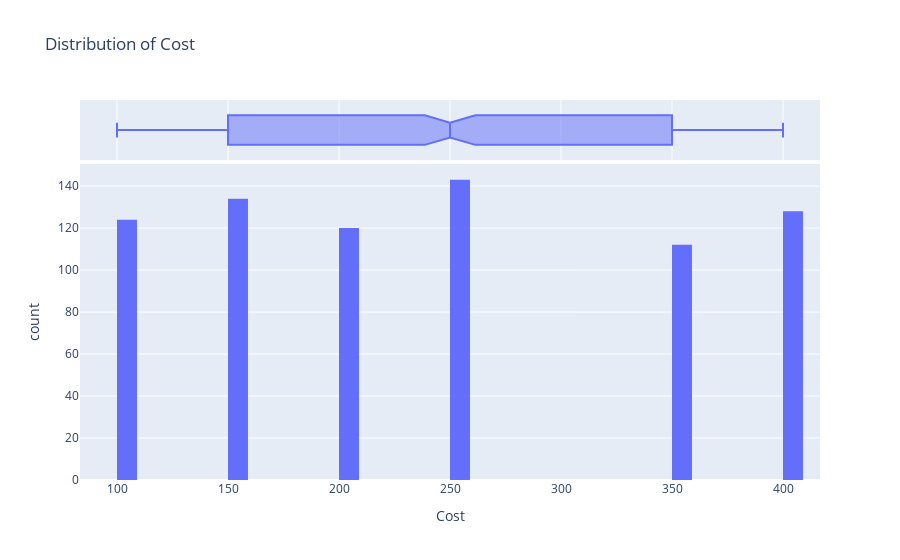
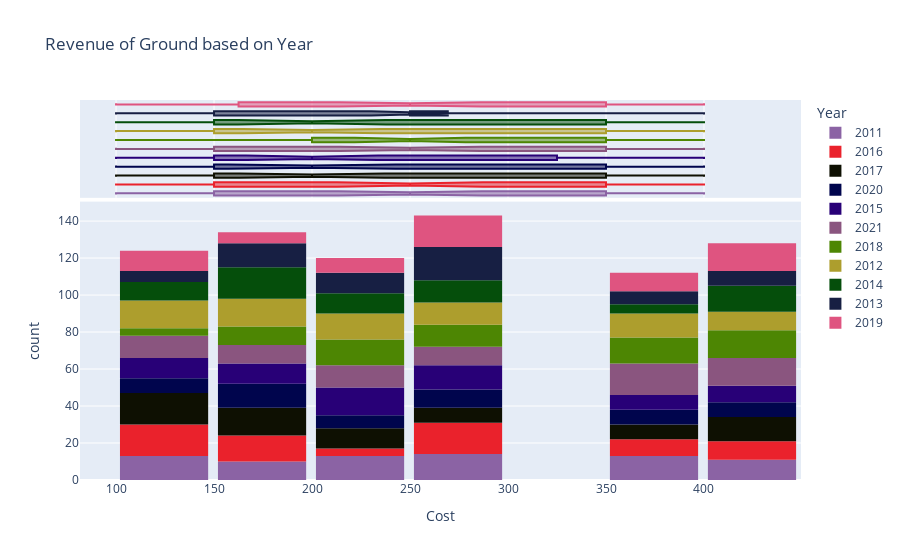
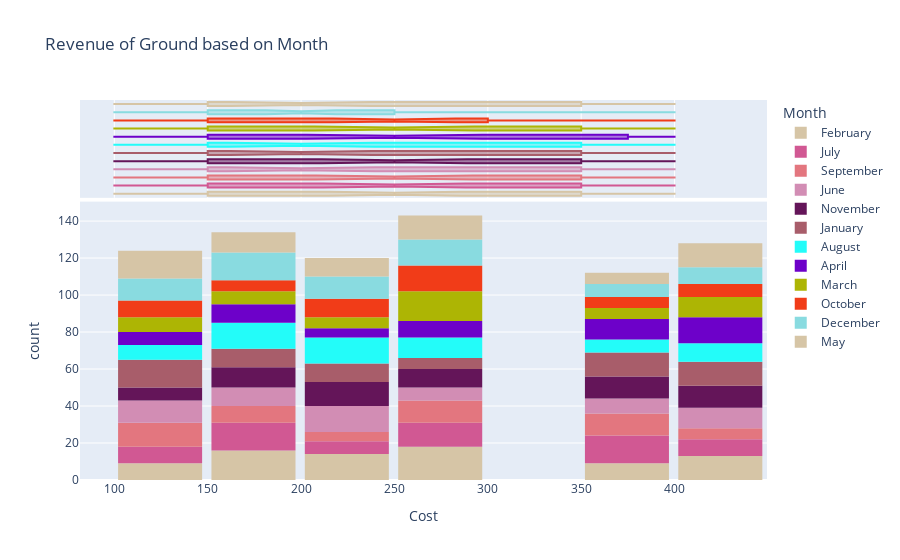
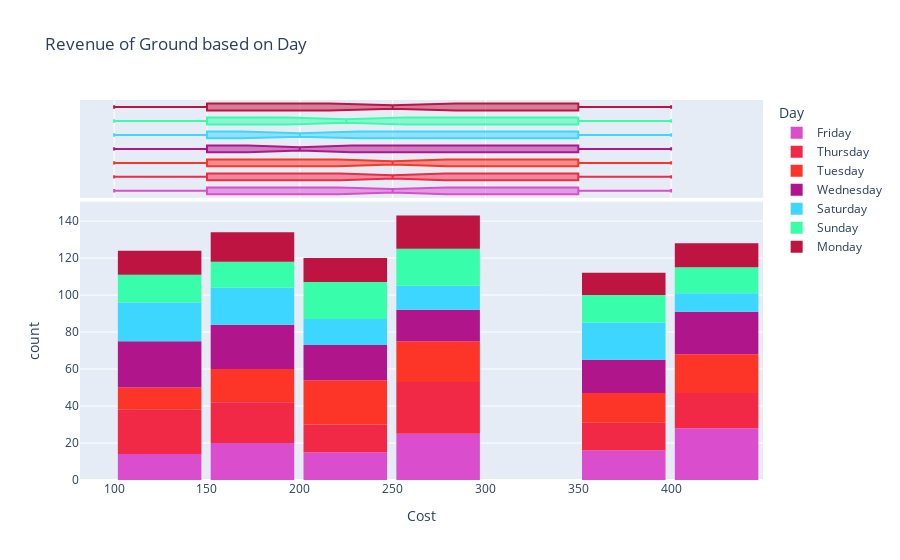

The notebook cell these images were saved under, in order:
### Code cell
RegressionPipeline(groundOwner1_df)
